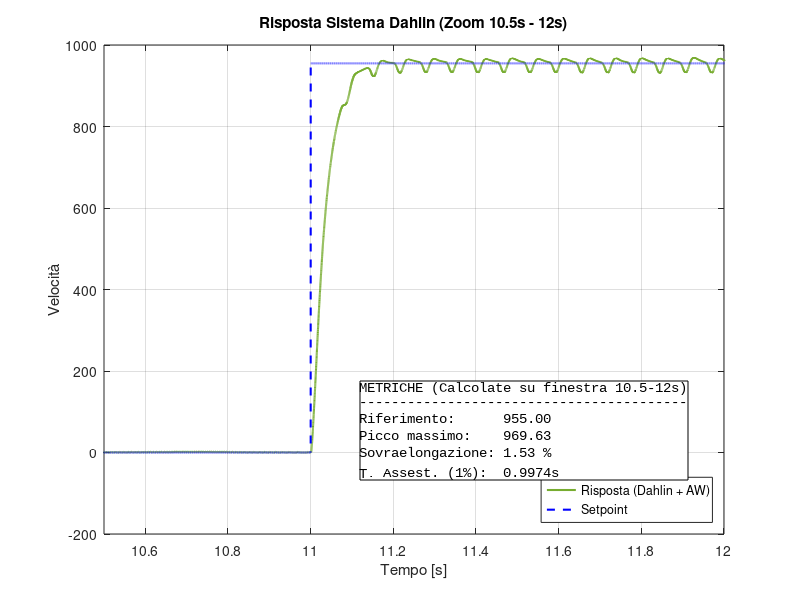

The MATLAB source for this figure:
% Pulizia ambiente di lavoro
clear; clc; close all;

Ts = 0.0001; % Tempo di campionamento 
limite_campioni = 300000; % Limite a 300.000 campioni (30 secondi)

fprintf('\n=========================================\n');
fprintf('      ANALISI DAHLIN (File 3.mat)        \n');
fprintf('=========================================\n');

%% 1. Caricamento Dati e Taglio Globale
d3 = load('3.mat'); 
f3 = fieldnames(d3); 
mat3 = d3.(f3{1});

% Taglio ai primi 300.000 valori
end_idx = min(limite_campioni, size(mat3, 1));
mat3 = mat3(1:end_idx, :);

setpoint_3 = mat3(:, 1); 
risposta_3 = mat3(:, 2); 
t_3 = (0 : length(risposta_3) - 1)' * Ts;

%% 2. Ritaglio Finestra Temporale (10.5s - 12s)
% Troviamo gli indici esatti in cui il tempo è compreso in quell'intervallo
indici_finestra = find(t_3 >= 10.5 & t_3 <= 12);

% Estraiamo i sotto-vettori isolati
t_win    = t_3(indici_finestra);
risp_win = risposta_3(indici_finestra);
setp_win = setpoint_3(indici_finestra);

%% 3. Calcolo Specifiche SOLO sulla finestra temporale
val_regime_win = setp_win(end);
tolleranza = 0.01; 
banda_sup = val_regime_win * (1 + tolleranza);
banda_inf = val_regime_win * (1 - tolleranza);

% Picco e Sovraelongazione (isolati)
picco_win = max(risp_win);
if picco_win > val_regime_win
    sovr_win = ((picco_win - val_regime_win) / val_regime_win) * 100;
else
    sovr_win = 0;
end

% Tempo di Assestamento (isolato)
indici_fuori_win = find(risp_win > banda_sup | risp_win < banda_inf);
if isempty(indici_fuori_win)
    ta_win = t_win(1); % Già assestato
elseif indici_fuori_win(end) == length(t_win)
    ta_win = NaN; % Non si assesta entro i 12 secondi
else
    ta_win = t_win(indici_fuori_win(end) + 1);
end
ta_win = ta_win -11;

%% 4. Plot GRAFICO
figure('Name', 'Risposta Dahlin 3.mat (10.5 - 12s)', 'NumberTitle', 'off');

% Disegniamo tutto il vettore, ma poi applichiamo lo zoom
plot(t_3, risposta_3, 'Color', '#77AC30', 'LineWidth', 1.5); hold on;
plot(t_3, setpoint_3, 'b--', 'LineWidth', 1.5);

grid on; 
xlim([10.5 12]); % Zoom rigoroso sulla finestra richiesta

title('Risposta Sistema Dahlin (Zoom 10.5s - 12s)');
xlabel('Tempo [s]'); 
ylabel('Velocità');
legend('Risposta (Dahlin + AW)', 'Setpoint', 'Location', 'southeast');

% --- Inserimento Textbox con Specifiche Locali ---
if isnan(ta_win)
    str_ta = 'NON RAGG. (entro 12s)'; 
else
    str_ta = sprintf('%.4fs', ta_win); 
end

testo_prestazioni = {
    'METRICHE (Calcolate su finestra 10.5-12s)'
    '-----------------------------------------'
    sprintf('Riferimento:      %.2f', val_regime_win)
    sprintf('Picco massimo:    %.2f', picco_win)
    sprintf('Sovraelongazione: %.2f %%', sovr_win)
    sprintf('T. Assest. (1%%):  %s', str_ta)
};

annotation('textbox', [0.45 0.20 0.40 0.22], ... 
    'String', testo_prestazioni, ...
    'EdgeColor', 'black', ...
    'BackgroundColor', 'white', ...
    'FitBoxToText', 'on', ...
    'FontSize', 10, ...
    'FontName', 'Courier New');

fprintf('Elaborazione completata. Grafico 3.mat generato.\n\n');
